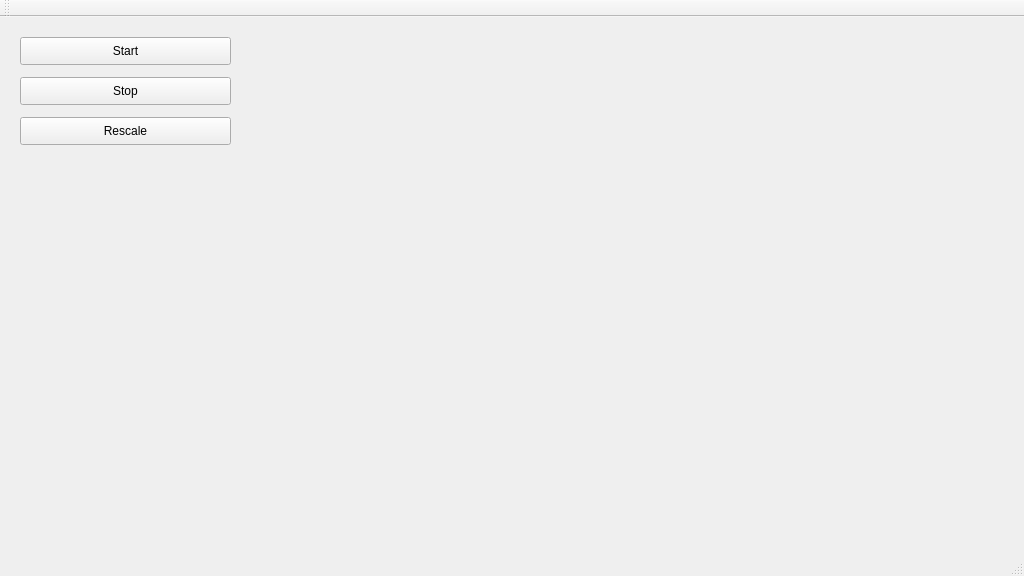
<?xml version="1.0" encoding="UTF-8"?>
<ui version="4.0">
 <class>PipeView</class>
 <widget class="QMainWindow" name="PipeView">
  <property name="geometry">
   <rect>
    <x>0</x>
    <y>0</y>
    <width>1024</width>
    <height>576</height>
   </rect>
  </property>
  <property name="windowTitle">
   <string>PipeView</string>
  </property>
  <widget class="QWidget" name="centralWidget">
   <widget class="QVTKWidget" name="qvtkWidget">
    <property name="geometry">
     <rect>
      <x>249</x>
      <y>19</y>
      <width>761</width>
      <height>411</height>
     </rect>
    </property>
   </widget>
   <widget class="QPushButton" name="startButton">
    <property name="geometry">
     <rect>
      <x>20</x>
      <y>20</y>
      <width>211</width>
      <height>28</height>
     </rect>
    </property>
    <property name="text">
     <string>Start</string>
    </property>
   </widget>
   <widget class="QPushButton" name="stopButton">
    <property name="geometry">
     <rect>
      <x>20</x>
      <y>60</y>
      <width>211</width>
      <height>28</height>
     </rect>
    </property>
    <property name="text">
     <string>Stop</string>
    </property>
   </widget>
   <widget class="QPushButton" name="rescaleButton">
    <property name="geometry">
     <rect>
      <x>20</x>
      <y>100</y>
      <width>211</width>
      <height>28</height>
     </rect>
    </property>
    <property name="text">
     <string>Rescale</string>
    </property>
   </widget>
  </widget>
  <widget class="QMenuBar" name="menuBar">
   <property name="geometry">
    <rect>
     <x>0</x>
     <y>0</y>
     <width>1024</width>
     <height>25</height>
    </rect>
   </property>
  </widget>
  <widget class="QToolBar" name="mainToolBar">
   <attribute name="toolBarArea">
    <enum>TopToolBarArea</enum>
   </attribute>
   <attribute name="toolBarBreak">
    <bool>false</bool>
   </attribute>
  </widget>
  <widget class="QStatusBar" name="statusBar"/>
 </widget>
 <layoutdefault spacing="6" margin="11"/>
 <customwidgets>
  <customwidget>
   <class>QVTKWidget</class>
   <extends>QWidget</extends>
   <header>QVTKWidget.h</header>
  </customwidget>
 </customwidgets>
 <resources/>
 <connections/>
</ui>
